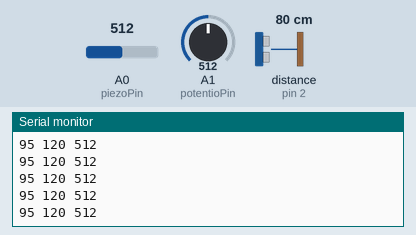
Simulated run of this sketch. Board: Arduino Uno, built with avr-gcc and run on an emulated ATmega328P. Shown: the last lines printed to the serial monitor. Wiring (inferred from the names in the program): ultrasonic range finder: trigger pin 3; echo pin 2. The inputs (shaded band) are chosen by the test bench; at power-on: distance to the obstacle (sensor on pin 2) 80 cm, A0 (piezoPin) = 512, A1 (potentioPin) = 512. The echo pulse lasts 58.3 µs per cm.

Above: at 1.2 s.
1.3 s: distance to the obstacle (sensor on pin 2) set to 250 cm
4.3 s: A0 (piezoPin) set to 716
At 4.43 s:
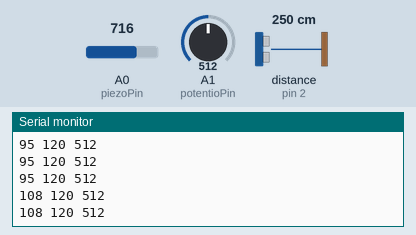
5.8 s: A1 (potentioPin) set to 716
At 5.86 s:
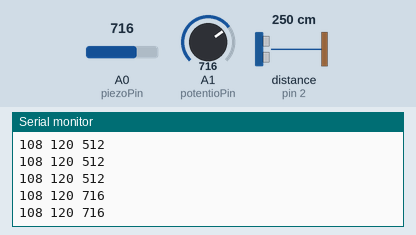
7.3 s: distance to the obstacle (sensor on pin 2) set to 2 cm
At 7.35 s:
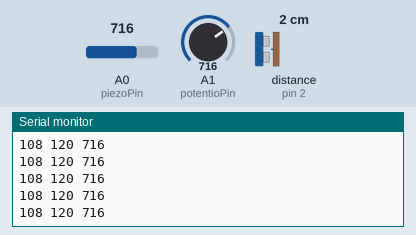
8.8 s: A0 (piezoPin) set to 900
At 8.81 s:
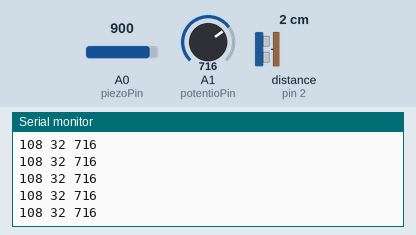
10.3 s: A1 (potentioPin) set to 900
At 10.31 s:
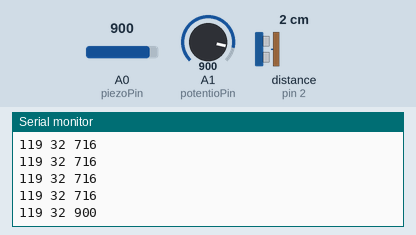
Timing chart, 0 to 12.8 s (numbered marks = the images above; inputs shaded):
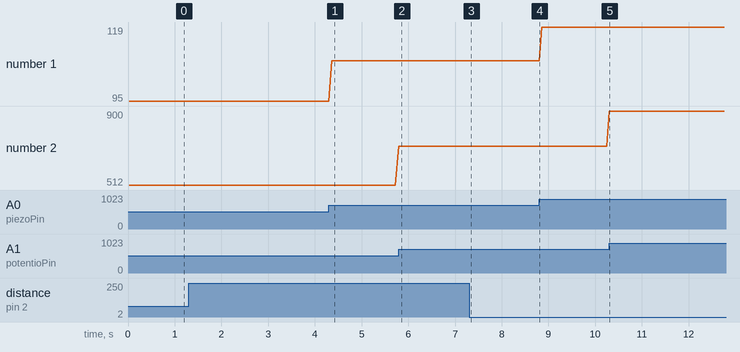

The sketch:

arduino_to_max.ino
```cpp
/*
 * Arduino to Max - June 2021, Atsushi Yamazaki
 *
 * Send serial data from connected sensors on Arduino to my Max patch
 * Reference:
 * https://zenn.dev/ie4/articles/d8846be2ba8c12
 * https://deviceplus.jp/hobby/entry016/
*/


#define echoPin 2
#define trigPin 3

#define piezoPin A0
#define potentioPin A1


void setup() {
  Serial.begin(115200);
  pinMode(echoPin, INPUT);
  pinMode(trigPin, OUTPUT);
}

void loop() {
  // For gain
  Serial.print(getPiezoValue());
  Serial.print(" ");

  // For MIDI
  Serial.print(getMIDINum());
  Serial.print(" ");

  // For harmonicity
  Serial.print(getPotentioValue());
  Serial.println("");

  // piezzo delay + delay = 50ms
  delay(30);
}


// Get the distance for MIDI
int getMIDINum() {
  float duration = 0;
  float distance = 0;

  // Get the ultrasonice sensor value
  digitalWrite(trigPin, LOW);
  delayMicroseconds(2);

  digitalWrite(trigPin, HIGH);
  delayMicroseconds(10);
  digitalWrite(trigPin, LOW);

  duration = pulseIn(echoPin, HIGH);
  distance = (duration / 2) * 0.0344; // Simple measurement

  // Convert the sensor value to a MIDI number arbitrary
  float dist = distance;
  int midi = 0;
  float min = 3.0;
  float max = 40.0;

  if (dist <= min) {
    dist = min;
  } else if (dist >= max) {
    dist = max;
  }

  midi = map(dist, min, max, 32, 120);
  return midi;
}

// Get the piezo value for gain
int getPiezoValue() {
  int i = 0;
  int tmpGain = 0;
  int gain = 0;

  // Get max of 10 times
  for (i = 0; i < 20; i++) {
    tmpGain = analogRead(piezoPin);
    if (tmpGain >= gain) {
      gain = tmpGain;
    }

    delay(1);
  }

  return map(gain, 0, 1023, 64, 127);
}

// Get the potentio metor value for harmonicity
int getPotentioValue() {
  return analogRead(potentioPin);
}
```

Measured:
- after the input at 4.3 s, the serial monitor: prints a new line after 0.06 s (image 1)
- after the input at 5.8 s, the serial monitor: prints a new line after 0.06 s (image 2)
- plotted number 1: 95 → 108 after the input at 4.3 s, 108 → 119 after the input at 8.8 s
- plotted number 2: 512 → 716 after the input at 4.3 s, 716 → 900 after the input at 8.8 s
